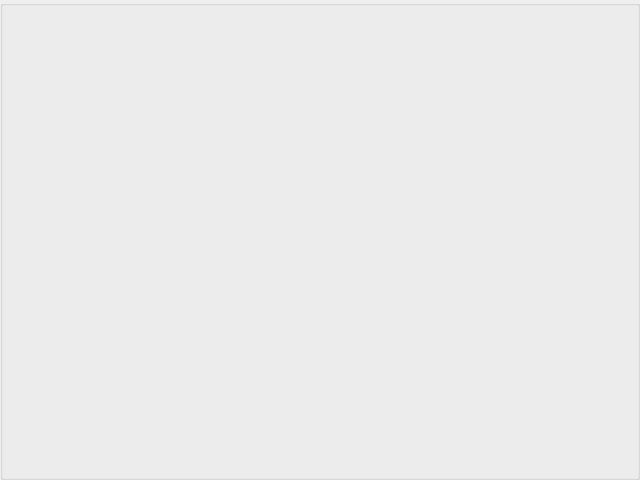
<?xml version="1.0" encoding="UTF-8"?>
<!-- SPDX-License-Identifier: MIT -->
<ui version="4.0">
 <class>GroupBoxHost</class>
 <widget class="QGroupBox" name="GroupBoxHost">
  <property name="geometry">
   <rect>
    <x>0</x>
    <y>0</y>
    <width>640</width>
    <height>480</height>
   </rect>
  </property>
  <property name="windowTitle">
   <string>QGroupBox</string>
  </property>
  <property name="toolTip">
   <string>QGroupBox host</string>
  </property>
 </widget>

</ui>
